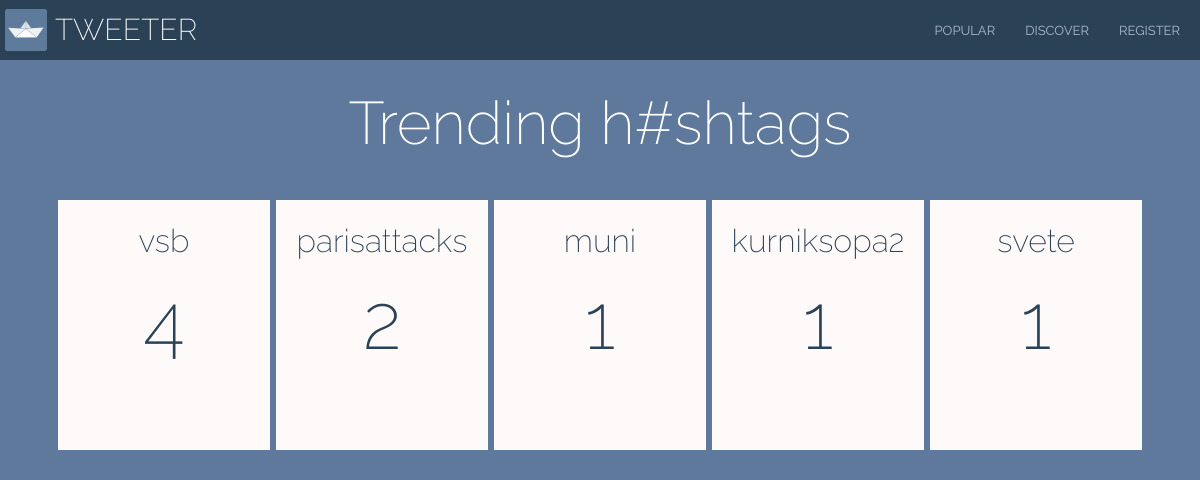
Page /popular/ on the committed database.
### Tweeter/models.py (models this page shows, shortened)
class Hashtag(models.Model):
    name = models.CharField(max_length=30)
    occurences = models.IntegerField(default=0)

### Tweeter/views.py (the view)
# urls.py: url(r'^popular/', views.popular, name='popular'),
def popular(request):
    context = {
        'hashtags': Hashtag.objects.order_by('-occurences')[:5]
    }
    return render(request, 'popular.html', context)

### templates/popular.html
{% extends '_base.html' %}
{% block content %}
<div class="container">
    <div class="welcome">
    <h1 class="welcome-title">Trending h#shtags</h1>
    </div>
    <div class="col-xs-12" id="content-main" style="display: flex;margin-top: 30px;justify-content: space-between">
        {%for hashtag in hashtags %}
            <div style="position: relative;background-color: snow; padding: 2px;height: 250px;width: 250px;margin:3px">
            <a href="/hashtag/{{ hashtag.name }}" style="text-decoration: none">
                <h2 style="text-align: center">{{ hashtag.name }}</h2>
                <h1 style="text-align: center;font-size: 78px">{{ hashtag.occurences}}</h1>
            </a>
            </div>
                <br/>
        {% endfor %}
    </div>
</div>
{% endblock content %}

### static/Tweeter_SPJA/css/stream_twitter.css (style rules this page uses)
div.welcome { margin-top:30px; text-align: center; }
h1.welcome-title { font-size: 60px; color: #FFF; }

### rows in the picture
Hashtag: name "vsb", occurences "4"
Hashtag: name "parisattacks", occurences "2"
Hashtag: name "muni", occurences "1"
Hashtag: name "kurniksopa2", occurences "1"
Hashtag: name "svete", occurences "1"
